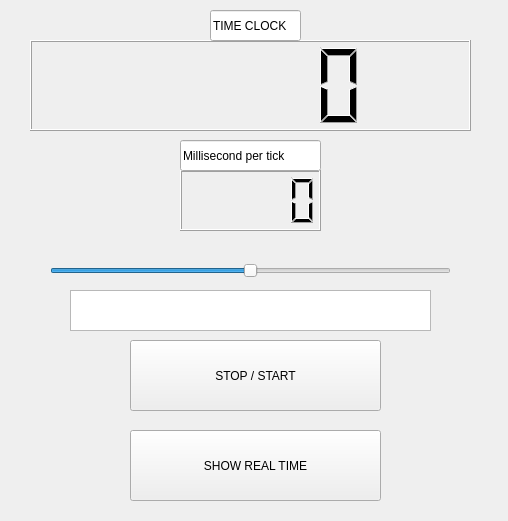
<?xml version="1.0" encoding="UTF-8"?>
<ui version="4.0">
 <class>Counter</class>
 <widget class="QWidget" name="Counter">
  <property name="geometry">
   <rect>
    <x>0</x>
    <y>0</y>
    <width>508</width>
    <height>521</height>
   </rect>
  </property>
  <property name="windowTitle">
   <string>Counter</string>
  </property>
  <widget class="QPushButton" name="button">
   <property name="geometry">
    <rect>
     <x>130</x>
     <y>340</y>
     <width>251</width>
     <height>71</height>
    </rect>
   </property>
   <property name="text">
    <string>STOP / START</string>
   </property>
  </widget>
  <widget class="QLCDNumber" name="lcdNumber">
   <property name="geometry">
    <rect>
     <x>30</x>
     <y>40</y>
     <width>441</width>
     <height>91</height>
    </rect>
   </property>
  </widget>
  <widget class="QPushButton" name="showTimeButton">
   <property name="geometry">
    <rect>
     <x>130</x>
     <y>430</y>
     <width>251</width>
     <height>71</height>
    </rect>
   </property>
   <property name="text">
    <string>SHOW REAL TIME</string>
   </property>
  </widget>
  <widget class="QLCDNumber" name="lcdNumberPeriod">
   <property name="geometry">
    <rect>
     <x>180</x>
     <y>170</y>
     <width>141</width>
     <height>61</height>
    </rect>
   </property>
  </widget>
  <widget class="QLineEdit" name="lineEdit">
   <property name="geometry">
    <rect>
     <x>180</x>
     <y>140</y>
     <width>141</width>
     <height>31</height>
    </rect>
   </property>
   <property name="text">
    <string>Millisecond per tick</string>
   </property>
  </widget>
  <widget class="QLineEdit" name="lineEdit_2">
   <property name="geometry">
    <rect>
     <x>210</x>
     <y>10</y>
     <width>91</width>
     <height>31</height>
    </rect>
   </property>
   <property name="text">
    <string>TIME CLOCK</string>
   </property>
  </widget>
  <widget class="QSlider" name="horizontalSlider">
   <property name="geometry">
    <rect>
     <x>50</x>
     <y>250</y>
     <width>401</width>
     <height>41</height>
    </rect>
   </property>
   <property name="maximum">
    <number>2000</number>
   </property>
   <property name="value">
    <number>1000</number>
   </property>
   <property name="orientation">
    <enum>Qt::Horizontal</enum>
   </property>
  </widget>
  <widget class="QPlainTextEdit" name="plainTextEdit">
   <property name="geometry">
    <rect>
     <x>70</x>
     <y>290</y>
     <width>361</width>
     <height>41</height>
    </rect>
   </property>
  </widget>
 </widget>
 <resources/>
 <connections/>
</ui>
